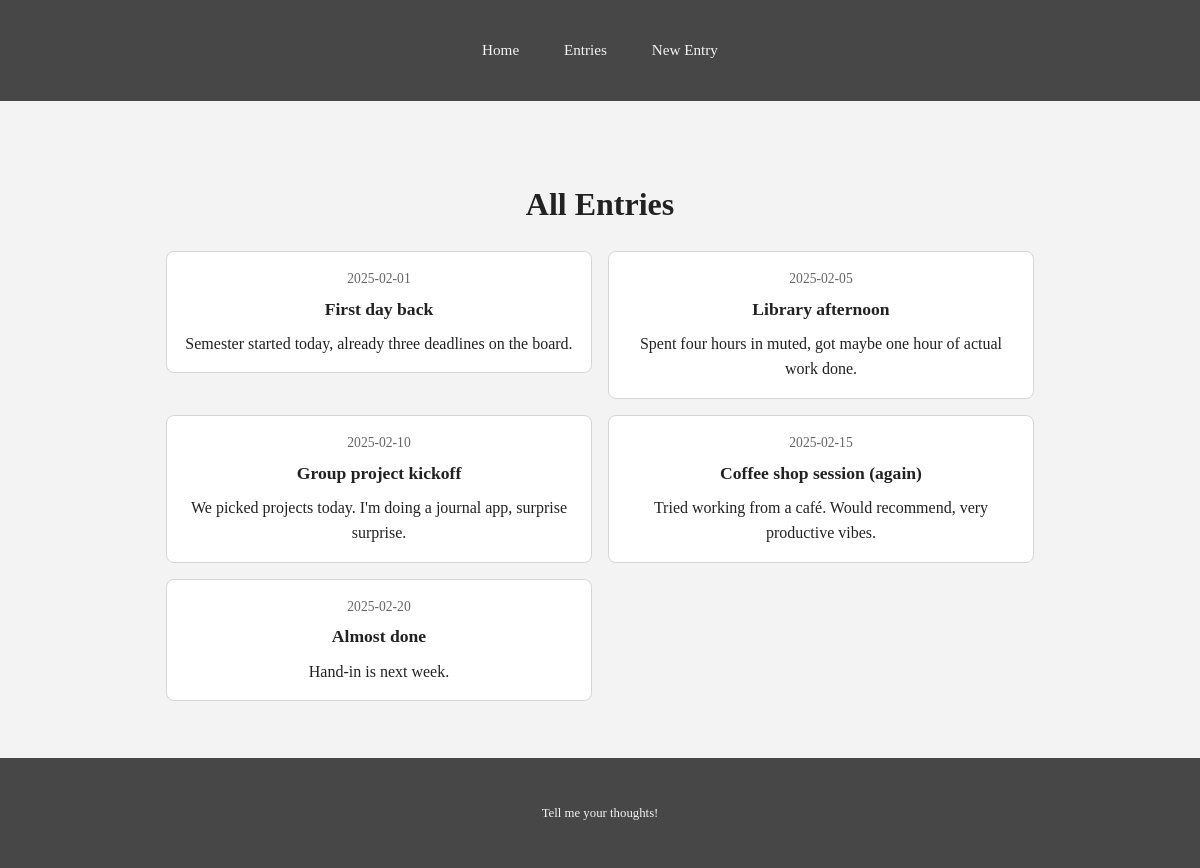
/entries, run on an earlier commit of the app's database.
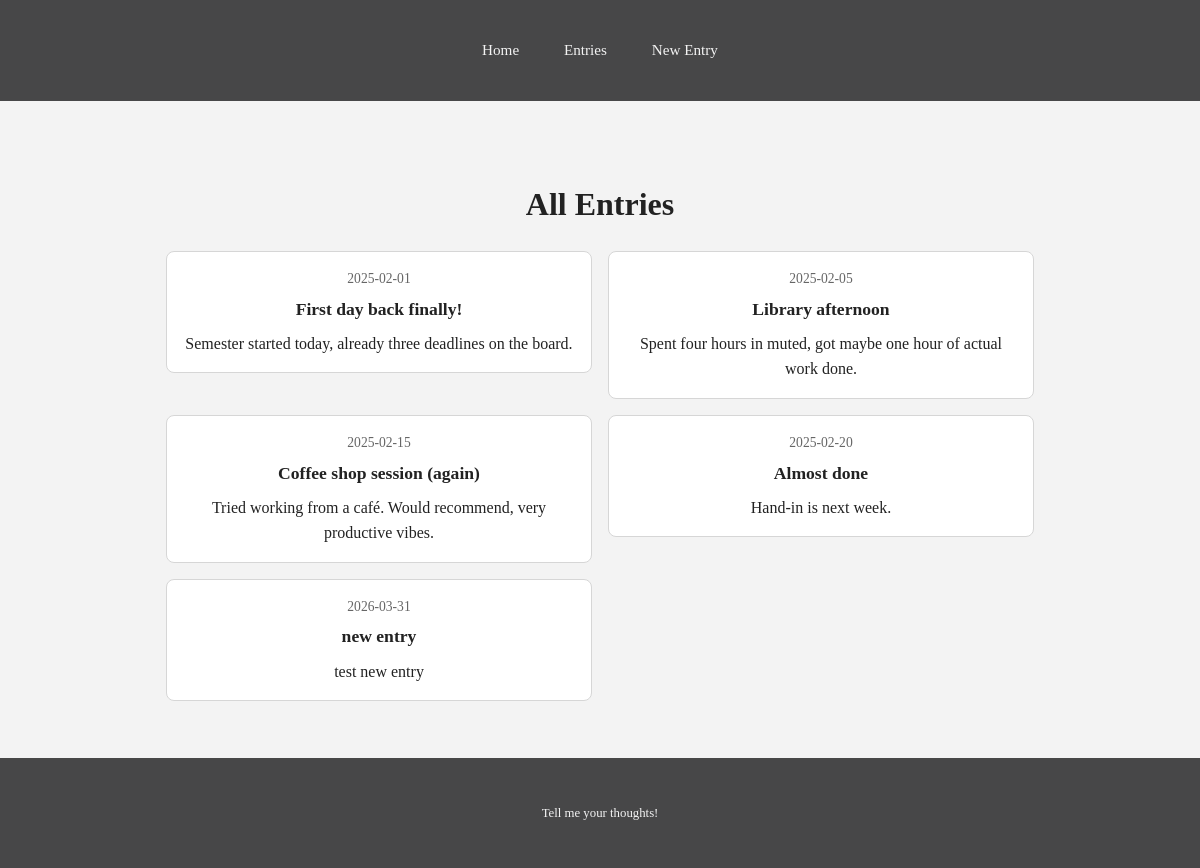
And on a later commit of the database.
### app/journal/models.py (models this page shows)
class Entry(db.Model, CRUDMixin):
    id = db.Column(db.Integer, primary_key=True)
    date = db.Column(db.Date)
    title = db.Column(db.String(80))
    content = db.Column(db.Text(5000))

### app/journal/routes.py (the view)
@blueprint.route("/entries")
def entries_list():
    all_entries = Entry.query.all()
    return render_template("entries.html", entries=all_entries)

### app/templates/entries.html (shortened to what this page needs)
<!DOCTYPE html>
<html lang="en">
<head>
  <link rel="stylesheet" href="/assets/style.css">
</head>
<body>
  <header>
    <div class="container">
      <nav>
        <a href="/">Home</a>
        <a href="/entries">Entries</a>
        <a href="/new">New Entry</a>
      </nav>
    </div>
  </header>
  <main>
    <div class="container">
      <h1>All Entries</h1>
      <div class="entries-grid">
        {% for entry in entries %}
        <a href="/entries/{{ entry.id }}" style="text-decoration: none; color: inherit;">
          <article class="card">
            <span class="date">{{ entry.date }}</span>
            <h2>{{ entry.title }}</h2>
            <p>{{ entry.content }}</p>
          </article>
        </a>
        {% endfor %}
      </div>
    </div>
  </main>
  <footer>
    <div class="container">
      <p>Tell me your thoughts!</p>
    </div>
  </footer>
</body>
</html>

### app/assets/style.css (style rules this page uses)
* { box-sizing: border-box; }
body { font-family: Georgia, serif; margin: 0; padding: 0; font-size: 16px; line-height: 1.6; color: #222; background-color: #f3f3f3; display: flex; flex-direction: column; min-height: 100vh; }
.container { max-width: 900px; margin: 0 auto; padding: 1rem; }
header { background-color: #474748; color: #fff; padding: 1rem; }
nav { display: flex; flex-direction: row; gap: 0.4rem; justify-content: center; align-items: center; }
nav a { text-decoration: none; color: #f3f3f3; font-size: 0.95rem; padding: 0.2rem 0.4rem; }
main { flex-grow: 1; padding: 1rem; text-align: center; }
.entries-grid { display: grid; grid-template-columns: 1fr; gap: 1rem; margin-top: 1rem; }
.card { background-color: #fff; border: 1px solid #d6d6d6; border-radius: 0.5rem; padding: 1rem; }
.card .date { display: block; font-size: 0.85rem; color: #666; margin-bottom: 0.3rem; }
.card h2 { margin: 0 0 0.5rem 0; font-size: 1.1rem; }
.card p { margin: 0; }
footer { background-color: #474748; color: #f3f3f3; border-top: 1px solid #f3f3f3; padding: 1rem; text-align: center; font-size: 0.8rem; }
@media (min-width: 600px) { nav { gap: 1.2rem; } }
@media (min-width: 600px) { nav a { padding: 0.4rem 0.8rem; } }
@media (min-width: 900px) { main { padding: 2.5rem 0; } }
@media (min-width: 900px) { .entries-grid { grid-template-columns: 1fr 1fr; } }

What changed in the data, as far as the page shows it:
removed Entry: date "2025-02-10", title "Group project kickoff", content "We picked projects today. I'm doing a journal app, surprise surprise."
changed Entry "Semester started today, already three deadlines on the board.": title "First day back" → "First day back finally!"
added Entry: date "2026-03-31", title "new entry", content "test new entry"
